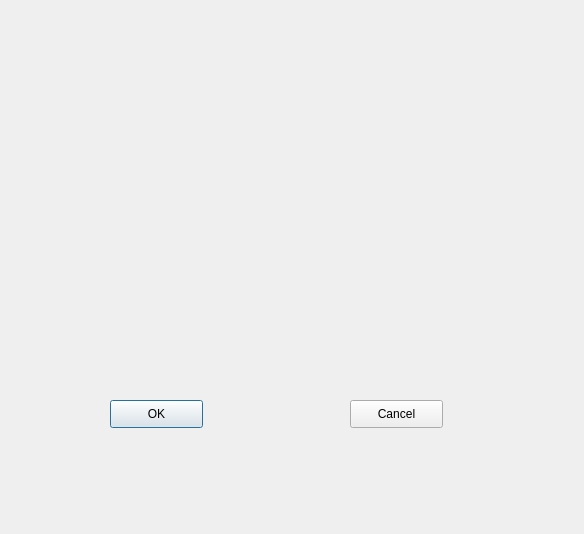
<?xml version="1.0" encoding="UTF-8"?>
<ui version="4.0">
 <class>Panel_add_component</class>
 <widget class="QDialog" name="Panel_add_component">
  <property name="geometry">
   <rect>
    <x>0</x>
    <y>0</y>
    <width>584</width>
    <height>534</height>
   </rect>
  </property>
  <property name="windowTitle">
   <string>Dialog</string>
  </property>
  <widget class="QPushButton" name="pushButton">
   <property name="geometry">
    <rect>
     <x>110</x>
     <y>400</y>
     <width>93</width>
     <height>28</height>
    </rect>
   </property>
   <property name="text">
    <string>OK</string>
   </property>
  </widget>
  <widget class="QPushButton" name="pushButton_2">
   <property name="geometry">
    <rect>
     <x>350</x>
     <y>400</y>
     <width>93</width>
     <height>28</height>
    </rect>
   </property>
   <property name="text">
    <string>Cancel</string>
   </property>
  </widget>
 </widget>
 <resources/>
 <connections/>
</ui>
